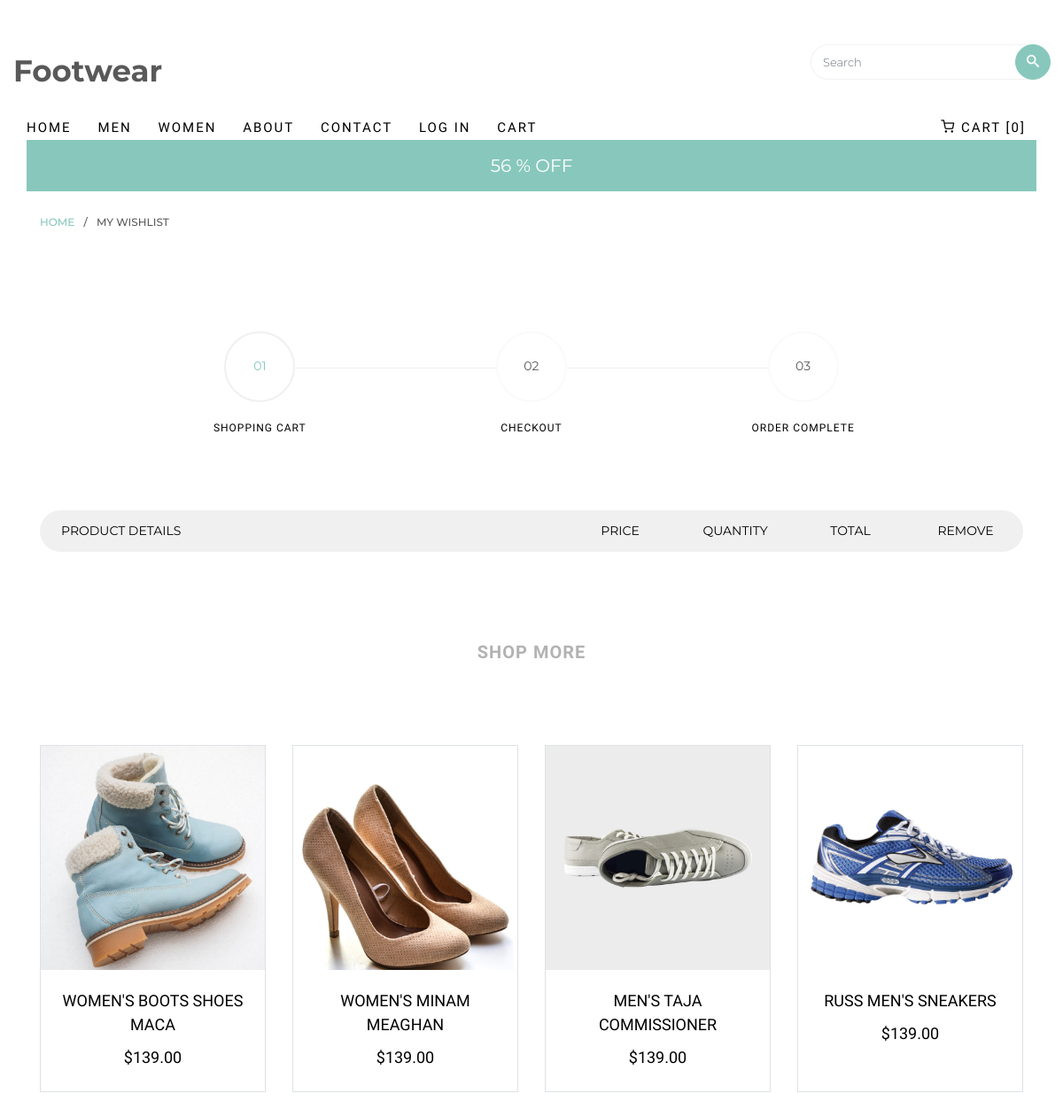
Before: /add/ (upper part) with the older database file.
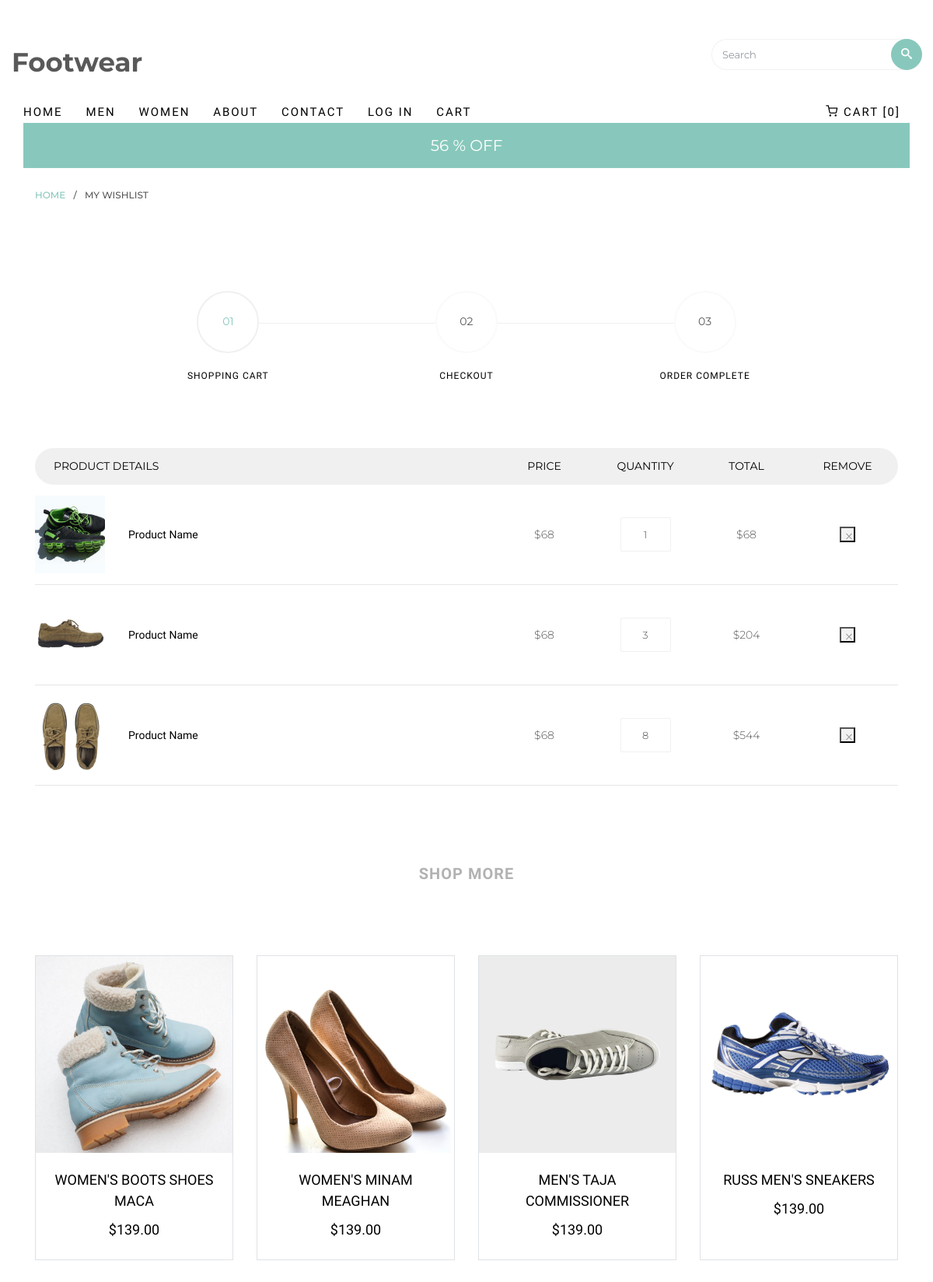
After: the same page with the newer database file.
### footwearapp/models.py (models this page shows, shortened)
class MenuModal(models.Model):
    id = models.AutoField(primary_key=True)
    title = models.CharField(max_length=50)
    url = models.CharField(max_length=50)
    icon = models.CharField(max_length=100, blank=True, null=True)
    badge = models.CharField(max_length=100, blank=True, null=True)

class BadgeMenu(models.Model):
    id = models.AutoField(primary_key=True)
    badge = models.CharField(max_length=100)

class Seller(models.Model):
    image = models.ImageField(upload_to='sellers/')
    title = models.CharField(max_length=100)
    price = models.DecimalField(max_digits=10, decimal_places=2)

class Cart(models.Model):
    image = models.ImageField(upload_to='carts/')
    name = models.CharField(max_length=40)
    price = models.IntegerField()
    quantity = models.IntegerField()
    @property
    def total(self):
        return self.price * self.quantity

### footwearapp/views.py (the view)
# urls.py: path('add/', views.add, name='add'),
def add(request):
    Sellers = Seller.objects.all()
    cart_items = Cart.objects.all()
    return render(request, 'add-to-wishlist.html', {'sellers': Sellers ,
                                                    'cart_items': cart_items})

### footwearapp/context_processors.py (called while the page is built)
def header_context(request):
    from .views import header
    return header(request)

### footwearapp/views.py (called while the page is built)
def header(request):
    menu_items = MenuModal.objects.all()
    badges = BadgeMenu.objects.all()
    context = {'menu_items': menu_items, 'badges': badges}
    return context

### templates/add-to-wishlist.html (shortened to what this page needs)
{% extends 'Base/base.html' %}
{% block start %}
		<div class="breadcrumbs">
			<div class="container">
				<div class="row">
					<div class="col">
						<p class="bread"><span><a href="{% url 'index' %}">Home</a></span> / <span>My Wishlist</span></p>
					</div>
				</div>
			</div>
		</div>
		<div class="colorlib-product">
			<div class="container">
				<div class="row row-pb-lg">
					<div class="col-md-10 offset-md-1">
						<div class="process-wrap">
							<div class="process text-center active">
								<p><span>01</span></p>
								<h3>Shopping Cart</h3>
							</div>
							<div class="process text-center">
								<p><span>02</span></p>
								<h3>Checkout</h3>
							</div>
							<div class="process text-center">
								<p><span>03</span></p>
								<h3>Order Complete</h3>
							</div>
						</div>
					</div>
				</div>
				<div class="row row-pb-lg">
					<div class="col-md-12">
						<div class="product-name d-flex">
							<div class="one-forth text-left px-4">
								<span>Product Details</span>
							</div>
							<div class="one-eight text-center">
								<span>Price</span>
							</div>
							<div class="one-eight text-center">
								<span>Quantity</span>
							</div>
							<div class="one-eight text-center">
								<span>Total</span>
							</div>
							<div class="one-eight text-center px-4">
								<span>Remove</span>
							</div>
						</div>
						{% for i in cart_items %}
						<div class="product-cart d-flex">
							<div class="one-forth">
								<div class="product-img" style="background-image: url({{ i.image.url }});">
								</div>
								<div class="display-tc">
									<h3>{{ i.name }}</h3>
								</div>
							</div>
							<div class="one-eight text-center">
								<div class="display-tc">
									<span class="price">${{ i.price }}</span>
								</div>
							</div>
							<div class="one-eight text-center">
								<div class="display-tc">
									<input type="text" id="quantity" name="quantity" class="form-control input-number text-center" value="{{ i.quantity }}" min="1" max="100">
								</div>
							</div>
							<div class="one-eight text-center">
								<div class="display-tc">
									<span class="price">${{ i.total }}</span>
								</div>
							</div>
							<div class="one-eight text-center">
								<div class="display-tc">
									<form action="{% url 'remove_cart' i.id %}" method="post">
										<button type="submit" class="closed"></button>
									</form>
								</div>
							</div>
						</div>
						{% endfor %}
					</div>
				</div>
				<div class="row">
					<div class="col-sm-8 offset-sm-2 text-center colorlib-heading colorlib-heading-sm">
						<h2>Shop more</h2>
					</div>
				</div>
				<div class="row">
					{% for i in sellers %}
					<div class="col-md-3 col-lg-3 mb-4 text-center">
						<div class="product-entry border">
							<a href="#" class="prod-img">
								<img src="{{ i.image.url }}" class="img-fluid" alt="{{ i.title }}">
							</a>
							<div class="desc">
							  	<h2><a href="#">{{ i.title }}</a></h2>
								<span class="price">${{ i.price }}</span>
							</div>
						</div>
					</div>
					{% endfor %}
				</div>
			</div>
		</div>
{% endblock %}

### templates/header.html (shortened to what this page needs)
	<div id="page">
		<nav class="colorlib-nav" role="navigation">
    <div class="top-menu">
        <div class="container-fluid">
            <div class="row">
                <div class="col-sm-7 col-md-9">
                    <div id="colorlib-logo"><a href="{% url 'index' %}">Footwear</a></div>
                </div>
                <div class="col-sm-5 col-md-3">
                    <form action="#" class="search-wrap">
                        <div class="form-group">
                            <input type="search" class="form-control search" placeholder="Search">
                            <button class="btn btn-primary submit-search text-center" type="submit"><i class="icon-search"></i></button>
                        </div>
                    </form>
                </div>
            </div>
                <div class="col-sm-12 text-left menu-1">
                    <ul>
                        {% for i in menu_items %}
                            <li class="{% if i.sub_menu.all %}has-dropdown{% endif %}">
                                <a href="{{ i.url }}" >{{ i.title }}</a>
                                    </li>
                                {% endfor %}
                                <li class="cart"><a href="{% url 'cart' %}"><i class="icon-shopping-cart"></i> Cart [0]</a></li>
                            </ul>
                            <div class="sale">
                            <div class="container">
                                <div class="row">
                                    <div class="col-sm-8 offset-sm-2 text-center">
                                        <div class="row">
                                            <div class="owl-carousel2">
                                                {% for badge in badges %}
                                                <div class="item">
                                                    <div class="col">
                                                        <h3><a href="#">{{ badge.badge }}</a></h3>
                                                    </div>
                                                </div>
                                                {% endfor %}
                                            </div>
                                        </div>
                                    </div>
                                </div>
                            </div>
                        </div>
                    </div>
                </div>
            </div>
        </nav>
    </div>

Changed rows visible on the page:
added Cart: image (picture), name "Product Name", price "68", quantity "1", total "68"
added Cart: image (picture), name "Product Name", price "68", quantity "3", total "204"
added Cart: image (picture), name "Product Name", price "68", quantity "8", total "544"
